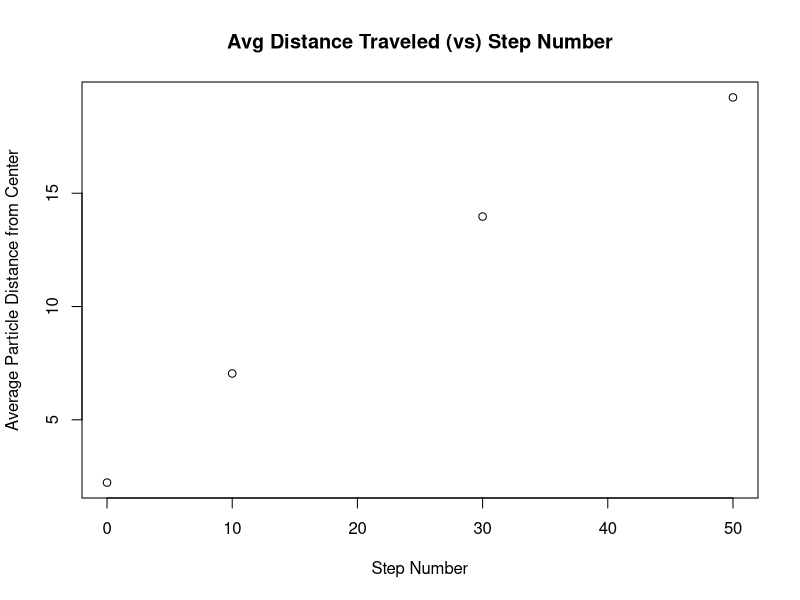
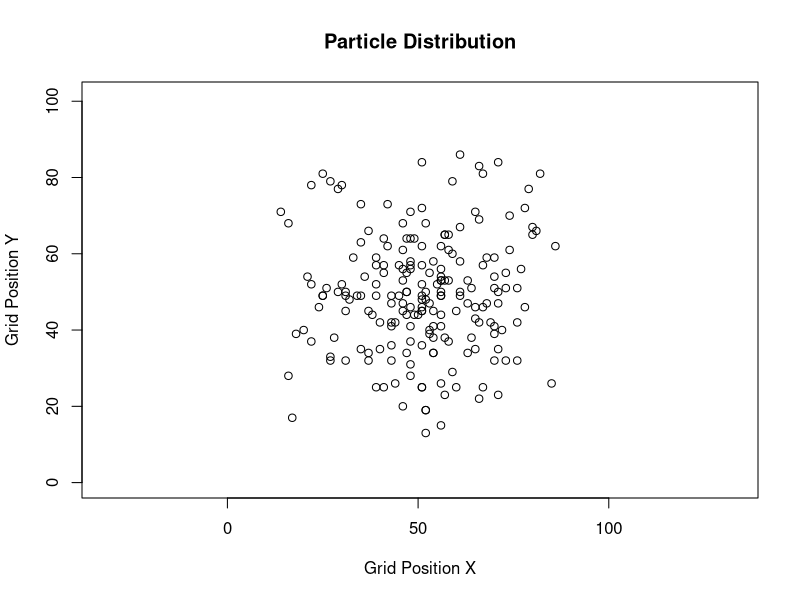

Write R code to recreate these figures, in order.
# Setting up a 2D grid of diffusing particles moving one step per cycle and changing direction only after collision with a fixed barrier

# fundamental variables that will be changed depending on the experiment
particleNumber <- 200
barrierPercentage <- 20
Matrix_X <- 100
Matrix_Y <- 100
particleDistribution <- 1  # 0 for random particle placement within the grid; 1, for particles all placed in the center of the grid
useBarriers <- TRUE # if barriers are used (TRUE) each particles moves along the same direction for each step until a barrier is hit when . The next movment in in a different direction.
                    # If barriers are not used (FALSE) each particle step is in a new random direction. Use low % barriers for ballistic movements but set the matrix size large.

timeSeriesLst <- c(0, 10, 30, 50) # the experiment will step through the listed step sizes

# Misc. fixed values that are defined by the model or calculated from the experimental variables above
dataSetD <- 1:length(timeSeriesLst)
centerX <- round(Matrix_X/2, digits = 0)
centerY <- round(Matrix_Y/2, digits = 0)
directionPaths <- 8
directionLst <- 1:8
stepLst <- list(X = c(0,1,1,1,0,-1,-1,-1), Y = c( 1,1,0,-1,-1,-1,0,1)) # movment in x and y for movment direction value
gridFociLst <- as.list(1:(Matrix_X*Matrix_Y))
particle <- data.frame(X=1, Y=1, D=1, location=1) ## define a particle located at x, y coordinates,  with a movement direction D. defaults 1 for all

if (useBarriers) {barrierNumber <- round(barrierPercentage/100*Matrix_X*Matrix_Y, digits = 0)
                  barrierLst <- sample(gridFociLst, barrierNumber, replace = FALSE, prob = NULL )}
# set up obstacles in the grid space listed in barrierLst. Nonmoving, single point barriers that change the direction (must change direction) of the moving particle.

# Misc functions

locationCalc <- function(part){(part[1]-1)*Matrix_Y+part[2]}
coordCalc <- function(part){xPos <- ceiling(part[4])
                           yPos <- part[4]-(xPos-1)*Matrix_Y
                           list(xPos,yPos)}
twoDDistanceCalc <- function(x,y,x2,y2){sqrt((x-x2)*(x-x2) +(y-y2)*(y-y2))}

# create a set of diffusing particles
ParticleSet <- list(particle)
for (i in 2:particleNumber) {ParticleSet<-c(ParticleSet,list(particle))} 

cntr <- 1 
for (stepNumber in timeSeriesLst) {
# set values for the particle coordinates within the grid (0, for random; 1 for grid centered), and the randomly set particle movement direction
if (particleDistribution == 0){
for (i in 1:particleNumber) {ParticleSet[[i]][1] <- sample.int(Matrix_X, size=1, replace = TRUE, prob = NULL)
                             ParticleSet[[i]][2] <- sample.int(Matrix_Y, size=1, replace = TRUE, prob = NULL)
                             ParticleSet[[i]][3] <- sample.int(directionPaths, size = 1, replace = TRUE, prob = NULL)}}

if (particleDistribution == 1){
for (i in 1:particleNumber) {ParticleSet[[i]][1] <- centerX
                             ParticleSet[[i]][2] <- centerY
                             ParticleSet[[i]][3] <- sample.int(directionPaths, size = 1, replace = TRUE, prob = NULL)}}

for (i in 1:particleNumber) {ParticleSet[[i]][4] <- locationCalc(ParticleSet[[i]])}

# ParticleSet # print the particles' starting positions and movement direction

# The main iterations of the particle diffuision experiment
for (j in 1:stepNumber){ 
for (i in 1:particleNumber) {ParticleSet[[i]][1] <- ParticleSet[[i]][1] + stepLst[[1]][unlist(ParticleSet[[i]][3])]
                            ParticleSet[[i]][2] <- ParticleSet[[i]][2] + stepLst[[2]][unlist(ParticleSet[[i]][3])] 
                      
                      # calculate if particle i has escaped the defined grid area and bring them back through the opposite walls
                      if (ParticleSet[[i]][1] > Matrix_X) {ParticleSet[[i]][1] <- ParticleSet[[i]][1]-Matrix_X} 
                      if (ParticleSet[[i]][1] < 1) {ParticleSet[[i]][1] <- ParticleSet[[i]][1]+Matrix_X}
                      if (ParticleSet[[i]][2] > Matrix_Y) {ParticleSet[[i]][2] <- ParticleSet[[i]][2]-Matrix_Y}
                      if (ParticleSet[[i]][2] < 1) {ParticleSet[[i]][2] <- ParticleSet[[i]][2]+Matrix_Y}
                      
                      # recalculate the position number from the new x,y coordinates for particle i
                      ParticleSet[[i]][4] <- locationCalc(ParticleSet[[i]]) 
                      # change direction of particle i movement if a barrier is in the same location
                      if (useBarriers) {if (any(barrierLst == ParticleSet[[i]]$location)) {tmpLst <- directionLst[-unlist(ParticleSet[[i]]$D)]
                                                              ParticleSet[[i]]$D <- sample(tmpLst, size = 1, replace = TRUE, prob = NULL)}}
                      else {ParticleSet[[i]]$D <- sample(directionLst, size = 1, replace = TRUE, prob = NULL)}
}
}
#ParticleSet

# pulling all the distances, x & y, for all particles into distX and distY then calculating the mean change in distance from center when 
# particles are initially positioned at the center.

distX <- ParticleSet[[1]][1]
distY <- ParticleSet[[1]][2]
for (m in 2:particleNumber) { distX <-c(distX,ParticleSet[[m]][1])
                              distY <-c(distY,ParticleSet[[m]][2])}

if (particleDistribution == 1){distLst <- twoDDistanceCalc(unlist(ParticleSet[[1]][1]), unlist(ParticleSet[[1]][2]), centerX,centerY)
                               for (n in 2:particleNumber) {distLst <- c(distLst, twoDDistanceCalc(unlist(ParticleSet[[n]][1]), 
                                                                                      unlist(ParticleSet[[n]][2]), centerX,centerY))}
                               dataSetD[cntr] <- mean(unlist(distLst))}
cntr <- cntr+1
}

if (particleDistribution == 1){plot(timeSeriesLst, dataSetD, main = "Avg Distance Traveled (vs) Step Number", xlab = "Step Number", ylab = "Average Particle Distance from Center")}
 plot(distX,distY, xlim = c(0,101), ylim = c(0,101),main = "Particle Distribution", xlab = "Grid Position X", ylab ="Grid Position Y", asp = Matrix_Y/Matrix_X)